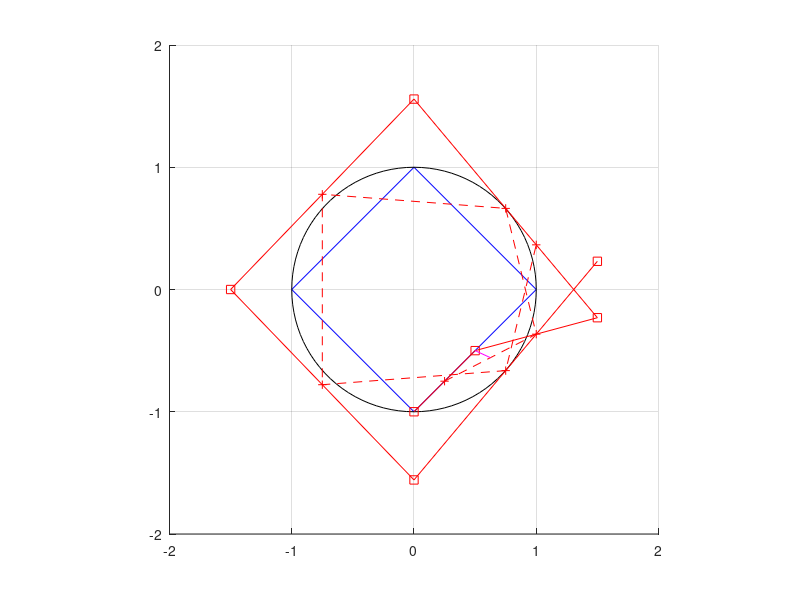

Source code (MATLAB): (Note: this script raises an error after producing the figure.)
% Spline approximation of circles in GNU octave
% Reconstruction of the control polygon 
% ---------------------------------------------------------------------------
% Fit a piecewise cubic spline (of type pp) with breaks
% pp = splinefit (x, y, breaks)
% 
% From such an approximation of an circle, we want to reconstruct
% the outisde control polygon circumferencing the ellipse.
% 
% Using the derived control polygon, we can define a similar but
% B-Spline based approximation of the initial circle.
%
% The reconstruction of the outisde control polygon
% serves the purpose of converting a simple pp spline to a B-Spline

% Define an circle
%    See matttab\spline-examples\splineExamples.m for details

% ---------------------------------------------------------------------------
% Definition of mathematicaly perfect ellipse:
% (x/a)^2+(y/b)^2=1
% ---------------------------------------------------------------------------
close all;
clear all;

% Abbreviations
% bc = boundary conditions

% Parameters
R=1;             % Squeeze a circle
skewness=1;    % into a ellipse of height=width*skewness
noPts = 5;      % number of sampling points (pick odd)

noPts=ceil(noPts/2)*2-1;

% Derived quantites
a=1*R;          % horizontal radius
b=skewness*R;   % vertical radius
R=[a,b];        % put everything into vectors
P0=[0,0];       % ellipse centre coordinates

% circumference of the ellipse
% for a mathematicaly perfect ellipse
circumference=2*sqrt(0.5*a^2+0.5*b^2)*pi;
% any straight line approximation will have a shorter circumference.


% ELLIPSE APPROXIMATION
% ---------------------------------------------------------------------------

% Griding to equidistant polar angles (low resolution sampling)
t1=linspace(-pi/2,3/2*pi,noPts);
V1=[cos(t1); sin(t1)]';
sampledEllipse=P0+R.*V1;
triangle1=diff(sampledEllipse,1);
d1 = sqrt(triangle1(:,1).^2+triangle1(:,2).^2);
p1=[0; cumsum(d1)];

% Derived quantites
curvature1 = (a*b)./((a*sin(t1)').^2+(b*cos(t1)').^2).^(3/2);
ROC=1./curvature1;% Radius of local curvature
maxL=5;           % max segment length for flat segments
maxAngle=15;      % increment in degree for circular segments
bowL=ROC*pi/180*maxAngle;
diffGrid=min(maxL, bowL); % avoid infinite ROC, cutoff at maxL

% Griding to equidistant polar angles (high resolution sampling)
t2=linspace(-pi/2,3/2*pi,101);
V2=[cos(t2); sin(t2)]';
highresEllipse=P0+R.*V2;
curvature2 = (a*b)./((a*sin(t2)').^2+(b*cos(t2)').^2).^(3/2);
triangle2=diff(highresEllipse,1);
d2 = sqrt(triangle2(:,1).^2+triangle2(:,2).^2);
p2=[0; cumsum(d2)];

% Griding to equidistant y-separations
% this will also produce more nodes in high curvture regions
t3=linspace(-1,1,(noPts-1)/2+1);
V3=[sqrt(1-t3(1:end-1).^2) -fliplr(sqrt(1-t3.^2)); t3(1:end-1) fliplr(t3)]';

equiYellipse=P0+R.*V3;
triangle3=diff(equiYellipse,1);
d3 = sqrt(triangle3(:,1).^2+triangle3(:,2).^2);
p3=[0; cumsum(d3)];

samplingMethod=1;
  switch (samplingMethod)
   case 1
    fromEllipse=sampledEllipse;
    fromGrid=p1;
   case 2
    fromEllipse=equiYellipse;
    fromGrid=p3;  
  end

  % May need to skip points around [-1,0] for error calculation
% Proper bc on 1st and 2nd derivatives would require 
% +2 data points at start and end of chain or use of periodic bc
% Simply skip first and last quarter of data to get rid of boundary impact
M=length(fromEllipse);
M4=(M-1)/4+1; idx=M4:M-M4-1;

% Local side length of triangle segments
triangle4=diff(fromEllipse,1);
% length of line segments - non-equal segment lengths
d4 = sqrt(triangle4(:,1).^2+triangle4(:,2).^2);
printf('Median segment length for %1.f pt approx. : %.3f\n', noPts, median(d4(idx)));
printf('Std dev of segment length for %1.f pt approx. : %.3f\n', noPts, std(d4(idx)));

% Assuming adequately sampled x,y data
% we can reparameterize into segments of approximately equal length
% using cubic spline interpolation
% parameter is the position along the circumference of the ellipse
% circumference=2*sqrt(0.5*a^2+0.5*b^2)*pi;
tm = cumsum([0; d4]);
approxCircumference=tm(end); % sum of straight line segments

% Define equidistant grid for interpolation 
% reconstruct high-resolution from downsampled optiEllipse
tt = linspace(0,approxCircumference,101);

% Interpolation of x and y values is done independently
% For height<width i.e. skewness<1 the flat segments at [0,+1] and [0,-1]
% will be nicely interpolated
% Large errors expected for the high curvature segments at [+1,0] and [-1,0]
% use periodic bc for full ellipse
px= splinefit(fromGrid,fromEllipse(:,1), fromGrid, "order", 3, "periodic", true); 
py= splinefit(fromGrid,fromEllipse(:,2), fromGrid, "order", 3, "periodic", true); 
splineEllipse(:,1) =ppval(px,tt);
splineEllipse(:,2) =ppval(py,tt);
% for linear use
%splineEllipse=interp1(fromGrid,fromEllipse,tt,'linear');
%test and compared to interp1 using "linear", "spline", "pchip"

triangleNormalized=(splineEllipse./R).^2;
lengthNormalized=sqrt(triangleNormalized(:,1).^2+triangleNormalized(:,2).^2);
% this is the error distance to the perfect ellipse
%err=sqrt((1-lengthNormalized.^2));
err=1-lengthNormalized;
% Need to skip points around [-1,0] for error calculation
% Proper bc on 1st and 2nd derivatives would require 
% +2 data points at start and end of chain
MM=length(splineEllipse);
MM4=(MM-1)/4+1; jdx=MM4:MM-MM4-1;
rms=sqrt(sum(err(jdx).^2))/length(tt);
rms=(sum(err(jdx)))/length(tt);
% this is not the real rms error as usual
% it is just the missmatch with the implicit ellipse definition
% 1/N*sum(xi/a)^2+(yi/b)^2=1-rms(of average single point)


% Report analysis results
triangle=diff(splineEllipse,1);
d = sqrt(triangle(:,1).^2+triangle(:,2).^2);

printf('Median segment length for reconstructed 101 pt interpolation: %.3f\n', median(d(jdx)));
printf('Std dev of segment length reconstructed 101 pt interpolation:: %.3f\n', std(d(jdx)));
printf('RMS error for reconstructed interplation: %.3f\n', rms);
printf('Max. deviation from perfect ellipse is: %.3f\n', max(err(jdx)));

% ---------------------------------------------------------------------------
% Report figures for illustration
plotit=false;
if (plotit==true)
figsize=1600;
fig1=figure(1, 'position',figsize*[0,0,1,1]+[500,200,50,0]);

axis([-1 1 -1 1]);
axis equal
grid on
hold on
plot(highresEllipse(:,1),highresEllipse(:,2) ,'k');
%plot(optiEllipse(:,1),optiEllipse(:,2) ,'-ob');
plot(sampledEllipse(:,1),sampledEllipse(:,2) ,'-sg');
plot(splineEllipse(:,1),splineEllipse(:,2) ,'-m');
plot(equiYellipse(:,1),equiYellipse(:,2) ,'-c');
axis equal


% Attention: x and y values are interpolated independently from each other
% This is obviously not the best interpolation methode
% plot interpolation of x and y-values
figsize=1600;
fig2=figure(2, 'position',figsize*[0,0,1,1]+[500,200,50,0]+figsize*[1,0,0,0]);
hold on;
plot(p1/p1(end),sampledEllipse(:,1),'-sg');
plot(p2/p2(end),highresEllipse(:,1),'-k');
plot(tt/tt(end),splineEllipse(:,1),'-om');
%plot(optiGrid/optiGrid(end),optiEllipse(:,1),'-ob');
plot(p3/p3(end),equiYellipse(:,1) ,'-c');
plot(p1/p1(end),sampledEllipse(:,2),'-sg');
plot(p2/p2(end),highresEllipse(:,2),'-k');
plot(tt/tt(end),splineEllipse(:,2),'-om');
%plot(optiGrid/optiGrid(end),optiEllipse(:,2),'-ob');
plot(p3/p3(end),equiYellipse(:,2) ,'-c');
end
% ---------------------------------------------------------------------------
% END ELLIPSE APPROXIMATION

% ---------------------------------------------------------------------------
% RECONSTRUCT THE CTRL POLYGON
% See splineExamples.m for more details.

% ----------------------------------------------------------------------
% Create waypoints to interpolate with a B-Spline.

%wptsx = [fromEllipse(end-1,1) fromEllipse(:,1)' fromEllipse(2,1)];
%wptsy = [fromEllipse(end-1,2) fromEllipse(:,2)' fromEllipse(2,2)];

%wptsx = [fromEllipse(1,1) fromEllipse(:,1)' fromEllipse(end,1)];
%wptsy = [fromEllipse(1,2) fromEllipse(:,2)' fromEllipse(end,2)];


%t0=acos(0.7);
%V0=[cos(t1); sin(t1)]'
%P0=P0+R.*V1


%wpts=1.0*[0.6667    0.6667    0.0000   -1.0000   -0.0000    0.6667    0.6667;
%          0.0000    0.3491    0.9933    0.0000   -0.9933   -0.3491   -0.0000];

% Simple but not best approach to keep number of knots low
% We do pad the knot vector with a second 360 degree period
wpts =[    0  1  0  -1  0  1 0  ;   %x
          -1  0  1  0  -1  0 1   ]; %y
       
% Put in vector to solve later a linear equation system LES.
wptsx=wpts(1,:);
wptsx=wpts(2,:);
L = length(wpts) - 1;

% Form matrices used to compute INTERIOR points of control polygon
% Interior points are just the normal pts excluding the start and end pt
r = zeros(L+1, size(wpts,1));
A = eye(L+1);
for i= 2:L
    A(i,(i-1):(i+1)) = [1 4 1];  %1+4+1 = 6
    r(i,:) = 6*wpts(:,i)';       %tranposed vector wpts
end

%%
% If you know how to specifiy boundary conditions (bc's)
%   this is the section to show your brilliance.
%   Contribute with review comments - post your own methods.
%   Uploads and share your knowledge.
%
% We do not want to add periodic bc's
%A(1,1:2) = [4 1];
%A(1, L+1)  = 1; 
%A(L+1,L:L+1) = [1 4];
%A(L+1,1)  = 1; 

% We did pad the knot vector with a second 360 degree period
% What boundary values to patch?
% Figure it out if you can, post and share it.
A(2,1:3) = [3/2 7/2 1]; 
A(L,(L-1):(L+1)) = [1 7/2 3/2]; 
r(1,:) = (wpts(:,1) + (wpts(:,2) - wpts(:,1))/2)';
r(end,:) = (wpts(:,end-1) + (wpts(:,end) - wpts(:,end-1))/2)';


% Here come the LES = LINEAR EQUATION SYSTEM
% This system can be solved geometrically by drawing lines and midpoints.
% ----------------------------------------------------------------------
% Right division: solve linear equations system LES using e.g. Gauss
% method.
%   A*dInterior = r;
    dInterior = (A\r)';
    wptsInterior=A*dInterior'/6
% Construct a complete control polygon adding
% the intial and final knot. They will serve as well as corners of the polygon:
    cpts = [wpts(:,1) dInterior wpts(:,end)];
% ----------------------------------------------------------------------
% the EQs for x=dInterior read
%   x2 + 4 x3 + x4 = r2y = 6*wptsx3
%   y2 + 4 y3 + y4 = r2y = 6*wptsy3

% known: the midpoints of x2 and x3 should be close to the spline curve
% we try to rewrite the LES to get some interpretation:
%   x2 + 2 x3 + x4 = r2y = 6*wptsx3 - 2 x3 
%   y2 + 2 y3 + y4 = r2y = 6*wptsy3 - 2 y3 

% to be figured out, is the meaning of the relation of the 
% interior polygon points x2,x3,....x(N-1) to each other,
% and with respect to the inital knots.

% A trial to figure out the meaning of the LES
% ----------------------------------------------------------------------
% divide by 2 and group to midpt values
%   0.5*(x2 + x1) + 0.5*(x2+x3) = 2*wptsx3 + (wptsx3 - x3)
%   0.5*(y2 + y1) + 0.5*(y2+y3) = 2*wptsy3 + (wptsy3 - y3)

% divide by 2 and group again to midpt values
%   0.5*[0.5*(x2 + x1) + 0.5*(x2+x3)] - 0.5*(wptsx3 - x3) = wptsx2  
%   0.5*[0.5*(y2 + y1) + 0.5*(y2+y3)] - 0.5*(wptsy3 - y3) = wptsy2  
% The midpt of two subsequent polygon midpoints, are some distance aways from the
% original knots. This distance is half of (wptsx3 - x3),
% the distance of the polygon corner from its respecting knot.
% The 3 pts lie on a line connecting, for each knot, the
% midpt of two neighboring polygon midpoints and polygon corner
% through the knot, intersecting it at ratio 1:2.
% The polygon corner is 3 times the distance from the
% midpt of two neighboring polygon midpoints to the waypts
% away.
% At least this is true for all interior points (unaffected by bc)

% we get a quite similar curve for the spline, using pp instead of B-Spline
% for the visualization
% ----------------------------------------------------------------------
%% Interpretation of the LES to be solved to obtain the control polygon
% Visualization of a geometric method
% using lines and mid point construction
% solution is probably documentated somewhere, but not easy to be found
% ----------------------------------------------------------------------
% mid points of control polygon corners
midpts=0.5*(cpts(:,1:end-1)+cpts(:,2:end));
% mid points of mid points of control polygon corners 
midmidpts=0.5*(midpts(:,1:end-1)+midpts(:,2:end));

v1=midmidpts(:, 1:end)-cpts(:, 2:end-1);
v2=midmidpts-wpts;
d1=v1.^2;
d2=v2.^2;

l1=sqrt(d1(1,:)+d1(2,:));
l2=sqrt(d2(1,:)+d2(2,:));

% the ratio of lengthes is 1:3
% referencing to the midmid points.
l1./l2
% At least this is true for all interior points (unaffected by bc)

% the ratio of lengthes is 1:2

% Plot the results. Show the original waypoints, the computed polygon, and the interpolated B-spline.
% Report figures for illustration
figsize=1600;
fig1=figure(1, 'position',figsize*[0,0,1,1]+[500,200,50,0]);
hold on;
axis([-1 1 -1 1]*2);
axis equal
grid on
hold on


plot(fromEllipse(:,1), fromEllipse(:,2), '-b');
plot(highresEllipse(:,1), highresEllipse(:,2), '-k');
skip=0;
plot(cpts(1,skip+1:length(midmidpts)-skip), cpts(2,skip+1:length(midmidpts)-skip), '-sr');

plot(midpts(1,skip+1:length(midmidpts)-skip),midpts(2,skip+1:length(midmidpts)-skip), '--+r');

    for k =skip+1:length(midmidpts)-skip

        line([midmidpts(1,k),cpts(1,k+1)],[midmidpts(2,k),cpts(2,k+1)],'Color','m');
        line([midmidpts(1,k),wptsx(k+1)],[midmidpts(2,k),wptsy(k+1)],'Color','g');
    end
%plot(q1(1,:), q1(2,:),'-r');

 legend('Original waypoints', 'pp Spline (high-res)','Computed control polygon','mid pts','2xVector1','Vector1');

% ---------------------------------------------------------------------------
% END RECONSTRUCT THE CTRL POLYGON